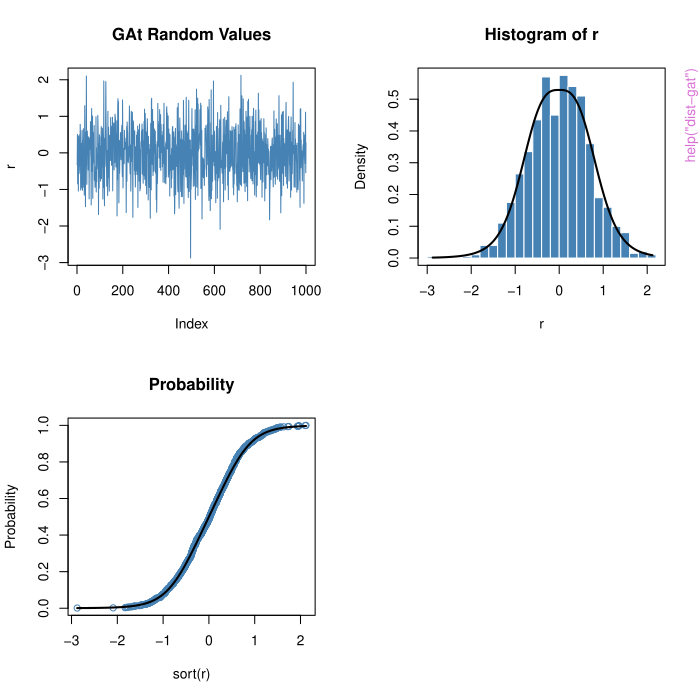

Generate this figure with R:
pkgname <- "GEVStableGarch"
source(file.path(R.home("share"), "R", "examples-header.R"))
options(warn = 1)
base::assign(".ExTimings", "GEVStableGarch-Ex.timings", pos = 'CheckExEnv')
base::cat("name\tuser\tsystem\telapsed\n", file=base::get(".ExTimings", pos = 'CheckExEnv'))
base::assign(".format_ptime",
function(x) {
  if(!is.na(x[4L])) x[1L] <- x[1L] + x[4L]
  if(!is.na(x[5L])) x[2L] <- x[2L] + x[5L]
  options(OutDec = '.')
  format(x[1L:3L], digits = 7L)
},
pos = 'CheckExEnv')

### * </HEADER>
library('GEVStableGarch')

base::assign(".oldSearch", base::search(), pos = 'CheckExEnv')
cleanEx()
nameEx("dist-gat")
### * dist-gat

flush(stderr()); flush(stdout())

base::assign(".ptime", proc.time(), pos = "CheckExEnv")
### Name: gat
### Title: Generalized Asymmetric t Distribution
### Aliases: gat dgat pgat qgat rgat
### Keywords: distribution

### ** Examples


# Simulate Random Values and compare with
# the empirical density and probability functions
# Note: This example was addapted from "sstd {fGarch} R Documentation"

# Configure plot and generate random values
par(mfrow = c(2, 2))
set.seed(1000)
r = rgat(n = 1000)
plot(r, type = "l", main = "GAt Random Values", col = "steelblue")

# Plot empirical density and compare with true density:
hist(r, n = 25, probability = TRUE, border = "white", col = "steelblue")
box()
x = seq(min(r), max(r), length = 201)
lines(x, dgat(x), lwd = 2)

# Plot density function and compare with true df:
plot(sort(r), (1:1000/1000), main = "Probability", col = "steelblue",
     ylab = "Probability")
lines(x, pgat(x), lwd = 2)

# Compute quantiles:
# Here we compute the quantiles corresponding to the probability points from 
# -10 to 10 and expect to obtain the same input sequence
round(qgat(pgat(q = seq(-10, 10, by = 0.5))), digits = 6)




base::assign(".dptime", (proc.time() - get(".ptime", pos = "CheckExEnv")), pos = "CheckExEnv")
base::cat("dist-gat", base::get(".format_ptime", pos = 'CheckExEnv')(get(".dptime", pos = "CheckExEnv")), "\n", file=base::get(".ExTimings", pos = 'CheckExEnv'), append=TRUE, sep="\t")
graphics::par(get("par.postscript", pos = 'CheckExEnv'))
cleanEx()
nameEx("dist-skstd")
### * dist-skstd

flush(stderr()); flush(stdout())

base::assign(".ptime", proc.time(), pos = "CheckExEnv")
### Name: skstd
### Title: Skew Student's t Distribtuion from Fernandez and Steel (1997)
### Aliases: skstd dskstd pskstd qskstd rskstd
### Keywords: distribution

### ** Examples


# Simulate Random Values and compare with
# the empirical density and probability functions
# Note: This example was addapted from "sstd {fGarch} R Documentation"

# Configure plot and generate random values
par(mfrow = c(2, 2))
set.seed(1000)
r = rskstd(n = 1000)
plot(r, type = "l", main = "Skew Student's t Random Values", col = "steelblue")

# Plot empirical density and compare with true density:
hist(r, n = 25, probability = TRUE, border = "white", col = "steelblue")
box()
x = seq(min(r), max(r), length = 201)
lines(x, dskstd(x), lwd = 2)

# Plot density function and compare with true df:
plot(sort(r), (1:1000/1000), main = "Probability", col = "steelblue",
     ylab = "Probability")
lines(x, pskstd(x), lwd = 2)

# Compute quantiles:
# Here we compute the quantiles corresponding to the probability points from 
# -10 to 10 and expect to obtain the same input sequence
round(qskstd(pskstd(q = seq(-10, 10, by = 0.5))), digits = 6)




base::assign(".dptime", (proc.time() - get(".ptime", pos = "CheckExEnv")), pos = "CheckExEnv")
base::cat("dist-skstd", base::get(".format_ptime", pos = 'CheckExEnv')(get(".dptime", pos = "CheckExEnv")), "\n", file=base::get(".ExTimings", pos = 'CheckExEnv'), append=TRUE, sep="\t")
graphics::par(get("par.postscript", pos = 'CheckExEnv'))
cleanEx()
nameEx("gsFit")
### * gsFit

flush(stderr()); flush(stdout())

base::assign(".ptime", proc.time(), pos = "CheckExEnv")
### Name: gsFit
### Title: Estimation of ARMA-GARCH/APARCH models
### Aliases: gsFit

### ** Examples

# This examples uses the dem2gbp dataset to estimate
# an ARMA(1,1)-GARCH(1,1) with GEV conditional distribution.
data(dem2gbp)
x = dem2gbp[, 1]
gev.model = gsFit(data = x , formula = ~garch(1,1), cond.dist = "gev")



base::assign(".dptime", (proc.time() - get(".ptime", pos = "CheckExEnv")), pos = "CheckExEnv")
base::cat("gsFit", base::get(".format_ptime", pos = 'CheckExEnv')(get(".dptime", pos = "CheckExEnv")), "\n", file=base::get(".ExTimings", pos = 'CheckExEnv'), append=TRUE, sep="\t")
cleanEx()
nameEx("gsMomentAparch")
### * gsMomentAparch

flush(stderr()); flush(stdout())

base::assign(".ptime", proc.time(), pos = "CheckExEnv")
### Name: gsMomentAparch
### Title: Computation of moments for several conditional distribution
### Aliases: gsMomentAparch
### Keywords: aparch moments

### ** Examples


# Computation of the Moment E( |Z| - gamma Z) ^ delta for several distributions

gsMomentAparch(cond.dist = "stableS1", shape = 1.1, skew = 0, delta = 1.01, gm = 0.99999)

gsMomentAparch(cond.dist = "gev", shape = -4, skew = 0, delta = 1.4, gm = 0)

gsMomentAparch(cond.dist = "gat", shape = c(1.9,2.3), skew = 0.5, delta = 0.4, gm = 0)

gsMomentAparch(cond.dist = "norm", shape = c(1.9,2.3), skew =1, delta = 11.4, gm = -0.999)

gsMomentAparch(cond.dist = "std", shape = 2.001, skew = -0.5, delta = 2, gm = -0.99)

gsMomentAparch(cond.dist = "sstd", shape = 2.001, skew = 0.11, delta = 2, gm = -0.99)

gsMomentAparch(cond.dist = "skstd", shape = 5.001, skew = 0.11, delta = 3, gm = -0.5)

gsMomentAparch(cond.dist = "ged", shape = 6, skew = 0.11, delta = 5.11, gm = -0.5)




base::assign(".dptime", (proc.time() - get(".ptime", pos = "CheckExEnv")), pos = "CheckExEnv")
base::cat("gsMomentAparch", base::get(".format_ptime", pos = 'CheckExEnv')(get(".dptime", pos = "CheckExEnv")), "\n", file=base::get(".ExTimings", pos = 'CheckExEnv'), append=TRUE, sep="\t")
cleanEx()
nameEx("gsSelect")
### * gsSelect

flush(stderr()); flush(stdout())

base::assign(".ptime", proc.time(), pos = "CheckExEnv")
### Name: gsSelect
### Title: Selects the best model according to goodness-of-fit criteria
### Aliases: gsSelect

### ** Examples


# Best ARMA-GARCH model within the range ARMA(0,0)-GARCH(1,0) to ARMA(0,0)-GARCH(1,1)
# using the Corrected Akaike Information Criteria (AICc)
data(dem2gbp)
x = dem2gbp[,1]
model = gsSelect (data = x, order.max = c(0,0,1,1), is.aparch = FALSE, 
          algorithm = "sqp", cond.dist = "gev", selection.criteria = "AIC", 
          include.mean = FALSE)




base::assign(".dptime", (proc.time() - get(".ptime", pos = "CheckExEnv")), pos = "CheckExEnv")
base::cat("gsSelect", base::get(".format_ptime", pos = 'CheckExEnv')(get(".dptime", pos = "CheckExEnv")), "\n", file=base::get(".ExTimings", pos = 'CheckExEnv'), append=TRUE, sep="\t")
cleanEx()
nameEx("gsSim")
### * gsSim

flush(stderr()); flush(stdout())

base::assign(".ptime", proc.time(), pos = "CheckExEnv")
### Name: gsSim
### Title: Simulation of ARMA-GARCH/APARCH process
### Aliases: gsSim

### ** Examples

# Simulation of a ARMA-APARCH process with stable conditional distribution
#x <- GSgarch.Sim(N = 2500, mu = 0.1,a = c(0.2,0.3),b = c(0.2,0.5),
#omega = 0.1, alpha = c(0.1,0.2),beta = c(0.1,0.1),gm=c(0.3,-0.3),
#delta = 1,skew = 0.3,shape = 1.9, cond.dis = "stable")



base::assign(".dptime", (proc.time() - get(".ptime", pos = "CheckExEnv")), pos = "CheckExEnv")
base::cat("gsSim", base::get(".format_ptime", pos = 'CheckExEnv')(get(".dptime", pos = "CheckExEnv")), "\n", file=base::get(".ExTimings", pos = 'CheckExEnv'), append=TRUE, sep="\t")
cleanEx()
nameEx("gsSpec")
### * gsSpec

flush(stderr()); flush(stdout())

base::assign(".ptime", proc.time(), pos = "CheckExEnv")
### Name: gsSpec
### Title: Specification of ARMA-GARCH/APARCH models with GEV or stable
###   distributions
### Aliases: gsSpec
### Keywords: models

### ** Examples


# stable-GARCH from Curto et al. (2009) for the DJIA dataset
spec.stable = gsSpec(model = list(mu = 0.0596, omega = 0.0061, 
alpha = 0.0497, beta = 0.9325, skew = -0.9516, shape = 1.9252), 
cond.dist = "stableS1")
sim.stable = gsSim(spec = spec.stable, n = 1000)
 
# GEV-GARCH model from Zhao et al. (2011)
spec.gev = gsSpec(model = list(mu = 0.21, a = 0.32, omega = 0.01,
alpha = 0.45, beta = 0.08, shape = 0.08), cond.dist = "gev")
sim.gev = gsSim(spec = spec.gev, n = 1000)




base::assign(".dptime", (proc.time() - get(".ptime", pos = "CheckExEnv")), pos = "CheckExEnv")
base::cat("gsSpec", base::get(".format_ptime", pos = 'CheckExEnv')(get(".dptime", pos = "CheckExEnv")), "\n", file=base::get(".ExTimings", pos = 'CheckExEnv'), append=TRUE, sep="\t")
### * <FOOTER>
###
options(digits = 7L)
base::cat("Time elapsed: ", proc.time() - base::get("ptime", pos = 'CheckExEnv'),"\n")
grDevices::dev.off()
###
### Local variables: ***
### mode: outline-minor ***
### outline-regexp: "\\(> \\)?### [*]+" ***
### End: ***
quit('no')
